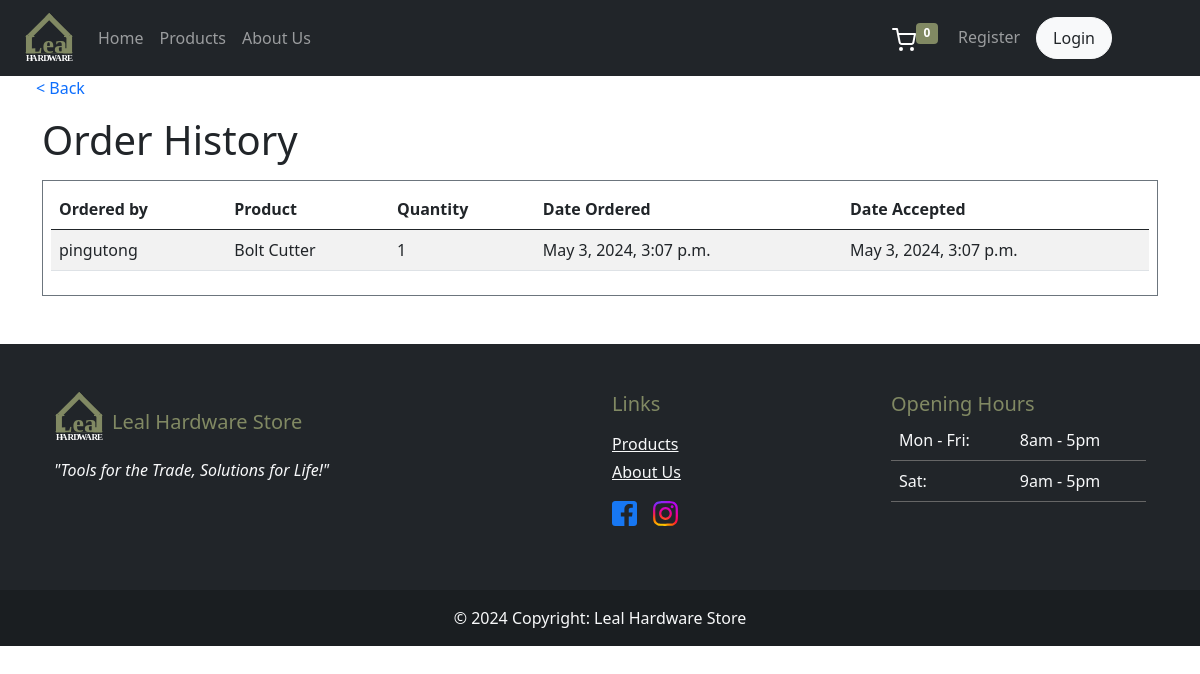
Screenshot of /order/order_history/ with the database file from the repository.
### dashboard/models.py (models this page shows, shortened)
class OrderHistory(models.Model):
    class Meta:
        verbose_name_plural = 'Order History'
    product = models.ForeignKey(Product, on_delete=models.CASCADE, null=False)
    staff = models.ForeignKey(User, on_delete=models.CASCADE, null=False)
    order_qty = models.PositiveIntegerField()
    date_requested = models.DateTimeField(null=True)
    date_accepted = models.DateTimeField(auto_now_add=True, null=True)

class Product(models.Model):
    name = models.CharField(max_length=100, null=False)
    category = models.ForeignKey(Category, null=True, on_delete=models.CASCADE)
    image = models.ImageField(upload_to= 'images', null=True)
    quantity = models.PositiveIntegerField()
    price = models.DecimalField(max_digits=10, decimal_places=2, default=0.0)
    def __str__(self):
        return f"{self.name}"

### dashboard/views.py (the view)
# urls.py: path('order/order_history/', views.order_history, name='db-order_history'),
def order_history(request):
    order_history = OrderHistory.objects.all()
    context = {
        'order_history': order_history,
    }
    return render(request, 'dashboard/order_history.html', context)

### dashboard/context_processors.py (called while the page is built)
def cart_count_processor(request):
    if request.user.is_authenticated:
        user_cart = Cart.objects.filter(user=request.user).first()
        if user_cart:
            cart_count = CartItems.objects.filter(cart=user_cart).count()
        else:
            cart_count = 0
    else:
        cart_count = 0
    return {'cart_count': cart_count}

### templates/dashboard/order_history.html (shortened to what this page needs)
{% extends '../components/master.html' %}
{% load crispy_forms_tags %}
{% block content %}
<div class="container-fluid pb-5">
    <a class="mt-4 pt-2 ms-4 text-decoration-none" href="/order">< Back</a>
    <div class="container">
        <h1 class="my-3">Order History</h1>
            <div class="border border-secondary p-2">
                <div class="table-responsive">
                    <table id="example" class="table table-striped" style="width:100%">
                        <thead>
                            <tr>
                                <th>Ordered by</th>
                                <th>Product</th>
                                <th>Quantity</th>
                                <th>Date Ordered</th>
                                <th>Date Accepted</th>
                            </tr>
                        </thead>
                        <tbody>
                            {% for order in order_history %}
                            <tr>
                                <td>{{ order.staff }}</td>
                                <td>{{ order.product }}</td>
                                <td>{{ order.order_qty }}</td>
                                <td>{{ order.date_requested }}</td>
                                <td>{{ order.date_accepted }}</td>
                            </tr>
                            {% endfor %}
                        </tbody>
                    </table>
                </div>
            </div>
        </div>
    </div>
{% endblock %}

### rows the page displays
OrderHistory: staff "pingutong", product "Bolt Cutter", order_qty "1", date_requested "May 3, 2024, 3:07 p.m.", date_accepted "May 3, 2024, 3:07 p.m."

### other values shown
{{ cart_count }} "0"
